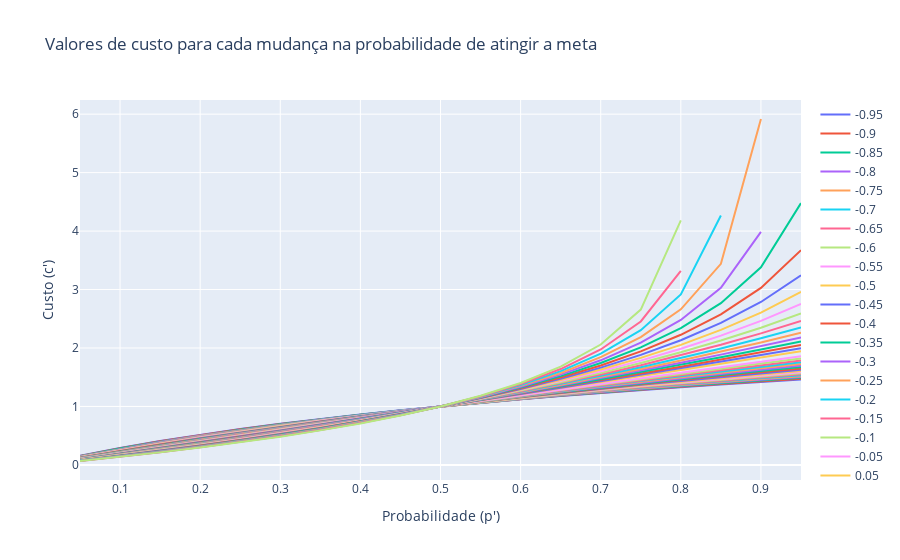
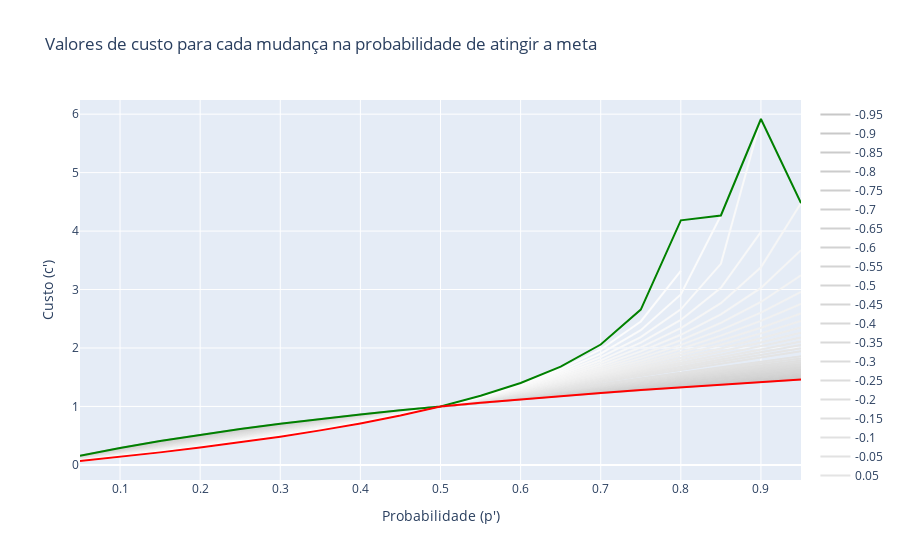
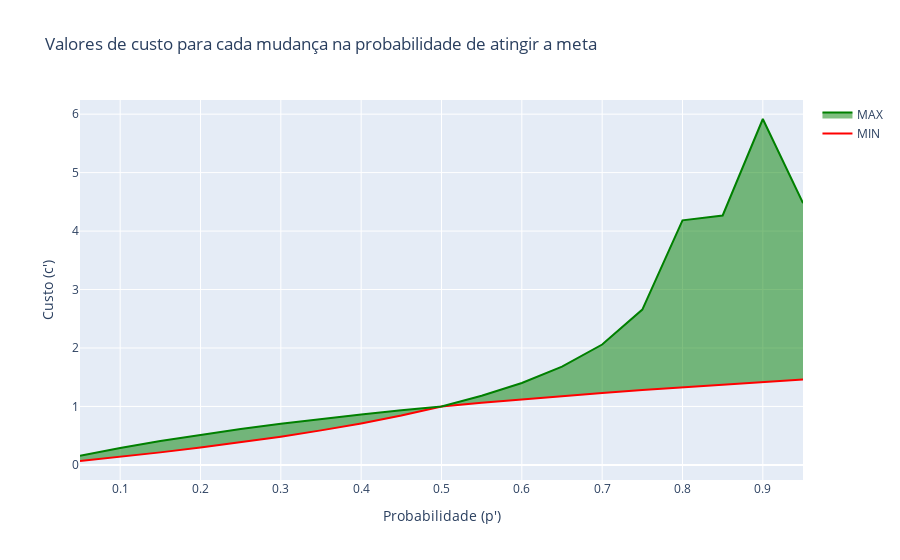

The code cell stored with these charts, in order, in its notebook:
### Code cell
p, c, l, p_line = 0.5, 1, 0.1, 0.1

c_line_exponential = get_values_c_line_exponential(p, c, l, p_line, rini_k=-0.95, rend_k=1, step_k=0.05, 
                                rini_p=0.05, rend_p=1, step_p=0.05)

f1 = viz_hist_values(c_line_exponential, [v for v in drange(0.05, 1, 0.05)], False)

c_exp_max, c_exp_min = get_min_max_c_lines(c_line_exponential)
f2 = viz_expressividade(c_line_exponential, range_x, c_exp_max, c_exp_min, c1='green', c2='red')
f3 = viz_expressividade_fill(range_x, c_exp_max, c_exp_min, c1='green', c2='red')
